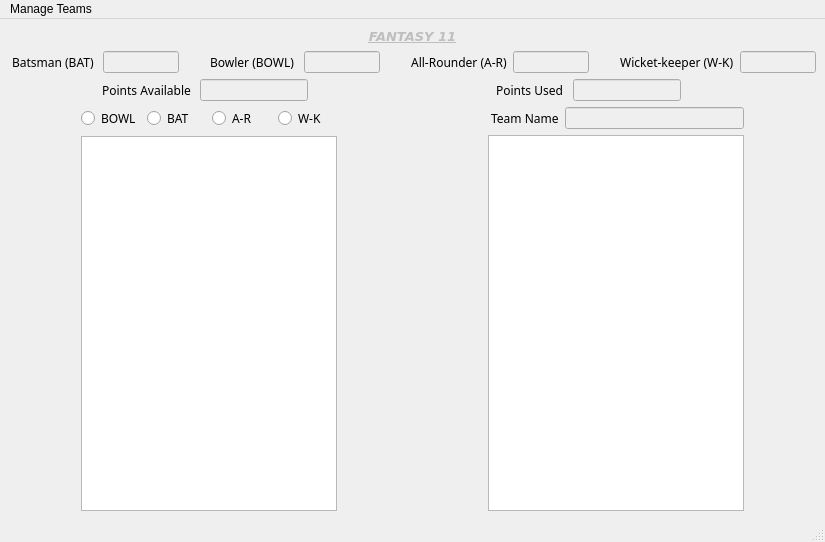
<?xml version="1.0" encoding="UTF-8"?>
<ui version="4.0">
 <class>MainWindow</class>
 <widget class="QMainWindow" name="MainWindow">
  <property name="geometry">
   <rect>
    <x>0</x>
    <y>0</y>
    <width>825</width>
    <height>542</height>
   </rect>
  </property>
  <property name="windowTitle">
   <string>MainWindow</string>
  </property>
  <widget class="QWidget" name="centralwidget">
   <layout class="QVBoxLayout" name="verticalLayout_4">
    <item>
     <layout class="QVBoxLayout" name="verticalLayout">
      <item>
       <widget class="QLabel" name="label">
        <property name="enabled">
         <bool>false</bool>
        </property>
        <property name="font">
         <font>
          <family>Verdana</family>
          <pointsize>10</pointsize>
          <weight>75</weight>
          <italic>true</italic>
          <bold>true</bold>
          <underline>true</underline>
         </font>
        </property>
        <property name="text">
         <string>FANTASY 11</string>
        </property>
        <property name="alignment">
         <set>Qt::AlignCenter</set>
        </property>
       </widget>
      </item>
      <item>
       <layout class="QHBoxLayout" name="horizontalLayout">
        <item>
         <widget class="QLabel" name="label_2">
          <property name="font">
           <font>
            <family>Arial Rounded MT Bold</family>
            <weight>50</weight>
            <bold>false</bold>
           </font>
          </property>
          <property name="text">
           <string> Batsman (BAT) </string>
          </property>
         </widget>
        </item>
        <item>
         <widget class="QLineEdit" name="l1">
          <property name="enabled">
           <bool>false</bool>
          </property>
         </widget>
        </item>
        <item>
         <spacer name="horizontalSpacer_15">
          <property name="orientation">
           <enum>Qt::Horizontal</enum>
          </property>
          <property name="sizeHint" stdset="0">
           <size>
            <width>40</width>
            <height>20</height>
           </size>
          </property>
         </spacer>
        </item>
        <item>
         <spacer name="horizontalSpacer_6">
          <property name="orientation">
           <enum>Qt::Horizontal</enum>
          </property>
          <property name="sizeHint" stdset="0">
           <size>
            <width>40</width>
            <height>20</height>
           </size>
          </property>
         </spacer>
        </item>
        <item>
         <spacer name="horizontalSpacer_3">
          <property name="orientation">
           <enum>Qt::Horizontal</enum>
          </property>
          <property name="sizeHint" stdset="0">
           <size>
            <width>40</width>
            <height>20</height>
           </size>
          </property>
         </spacer>
        </item>
        <item>
         <widget class="QLabel" name="label_3">
          <property name="font">
           <font>
            <family>Arial Rounded MT Bold</family>
           </font>
          </property>
          <property name="text">
           <string> Bowler (BOWL) </string>
          </property>
         </widget>
        </item>
        <item>
         <widget class="QLineEdit" name="l2">
          <property name="enabled">
           <bool>false</bool>
          </property>
         </widget>
        </item>
        <item>
         <spacer name="horizontalSpacer_7">
          <property name="orientation">
           <enum>Qt::Horizontal</enum>
          </property>
          <property name="sizeHint" stdset="0">
           <size>
            <width>40</width>
            <height>20</height>
           </size>
          </property>
         </spacer>
        </item>
        <item>
         <spacer name="horizontalSpacer_16">
          <property name="orientation">
           <enum>Qt::Horizontal</enum>
          </property>
          <property name="sizeHint" stdset="0">
           <size>
            <width>40</width>
            <height>20</height>
           </size>
          </property>
         </spacer>
        </item>
        <item>
         <spacer name="horizontalSpacer_17">
          <property name="orientation">
           <enum>Qt::Horizontal</enum>
          </property>
          <property name="sizeHint" stdset="0">
           <size>
            <width>40</width>
            <height>20</height>
           </size>
          </property>
         </spacer>
        </item>
        <item>
         <widget class="QLabel" name="label_4">
          <property name="font">
           <font>
            <family>Arial Rounded MT Bold</family>
           </font>
          </property>
          <property name="text">
           <string> All-Rounder (A-R)</string>
          </property>
         </widget>
        </item>
        <item>
         <widget class="QLineEdit" name="l3">
          <property name="enabled">
           <bool>false</bool>
          </property>
         </widget>
        </item>
        <item>
         <spacer name="horizontalSpacer_8">
          <property name="orientation">
           <enum>Qt::Horizontal</enum>
          </property>
          <property name="sizeHint" stdset="0">
           <size>
            <width>40</width>
            <height>20</height>
           </size>
          </property>
         </spacer>
        </item>
        <item>
         <spacer name="horizontalSpacer_21">
          <property name="orientation">
           <enum>Qt::Horizontal</enum>
          </property>
          <property name="sizeHint" stdset="0">
           <size>
            <width>40</width>
            <height>20</height>
           </size>
          </property>
         </spacer>
        </item>
        <item>
         <spacer name="horizontalSpacer_20">
          <property name="orientation">
           <enum>Qt::Horizontal</enum>
          </property>
          <property name="sizeHint" stdset="0">
           <size>
            <width>40</width>
            <height>20</height>
           </size>
          </property>
         </spacer>
        </item>
        <item>
         <widget class="QLabel" name="label_5">
          <property name="font">
           <font>
            <family>Arial Rounded MT Bold</family>
           </font>
          </property>
          <property name="text">
           <string> Wicket-keeper (W-K)</string>
          </property>
         </widget>
        </item>
        <item>
         <widget class="QLineEdit" name="l4">
          <property name="enabled">
           <bool>false</bool>
          </property>
         </widget>
        </item>
       </layout>
      </item>
     </layout>
    </item>
    <item>
     <layout class="QHBoxLayout" name="horizontalLayout_2">
      <item>
       <spacer name="horizontalSpacer_10">
        <property name="orientation">
         <enum>Qt::Horizontal</enum>
        </property>
        <property name="sizeHint" stdset="0">
         <size>
          <width>40</width>
          <height>20</height>
         </size>
        </property>
       </spacer>
      </item>
      <item>
       <spacer name="horizontalSpacer_9">
        <property name="orientation">
         <enum>Qt::Horizontal</enum>
        </property>
        <property name="sizeHint" stdset="0">
         <size>
          <width>40</width>
          <height>20</height>
         </size>
        </property>
       </spacer>
      </item>
      <item>
       <widget class="QLabel" name="label_6">
        <property name="font">
         <font>
          <family>Arial Rounded MT Bold</family>
         </font>
        </property>
        <property name="text">
         <string> Points Available </string>
        </property>
       </widget>
      </item>
      <item>
       <widget class="QLineEdit" name="l5">
        <property name="enabled">
         <bool>false</bool>
        </property>
       </widget>
      </item>
      <item>
       <spacer name="horizontalSpacer_22">
        <property name="orientation">
         <enum>Qt::Horizontal</enum>
        </property>
        <property name="sizeHint" stdset="0">
         <size>
          <width>40</width>
          <height>20</height>
         </size>
        </property>
       </spacer>
      </item>
      <item>
       <spacer name="horizontalSpacer_25">
        <property name="orientation">
         <enum>Qt::Horizontal</enum>
        </property>
        <property name="sizeHint" stdset="0">
         <size>
          <width>40</width>
          <height>20</height>
         </size>
        </property>
       </spacer>
      </item>
      <item>
       <spacer name="horizontalSpacer_18">
        <property name="orientation">
         <enum>Qt::Horizontal</enum>
        </property>
        <property name="sizeHint" stdset="0">
         <size>
          <width>40</width>
          <height>20</height>
         </size>
        </property>
       </spacer>
      </item>
      <item>
       <spacer name="horizontalSpacer_27">
        <property name="orientation">
         <enum>Qt::Horizontal</enum>
        </property>
        <property name="sizeHint" stdset="0">
         <size>
          <width>40</width>
          <height>20</height>
         </size>
        </property>
       </spacer>
      </item>
      <item>
       <widget class="QLabel" name="label_7">
        <property name="font">
         <font>
          <family>Arial Rounded MT Bold</family>
         </font>
        </property>
        <property name="text">
         <string> Points Used </string>
        </property>
       </widget>
      </item>
      <item>
       <widget class="QLineEdit" name="l6">
        <property name="enabled">
         <bool>false</bool>
        </property>
       </widget>
      </item>
      <item>
       <spacer name="horizontalSpacer_2">
        <property name="orientation">
         <enum>Qt::Horizontal</enum>
        </property>
        <property name="sizeHint" stdset="0">
         <size>
          <width>40</width>
          <height>20</height>
         </size>
        </property>
       </spacer>
      </item>
      <item>
       <spacer name="horizontalSpacer_12">
        <property name="orientation">
         <enum>Qt::Horizontal</enum>
        </property>
        <property name="sizeHint" stdset="0">
         <size>
          <width>40</width>
          <height>20</height>
         </size>
        </property>
       </spacer>
      </item>
      <item>
       <spacer name="horizontalSpacer_11">
        <property name="orientation">
         <enum>Qt::Horizontal</enum>
        </property>
        <property name="sizeHint" stdset="0">
         <size>
          <width>40</width>
          <height>20</height>
         </size>
        </property>
       </spacer>
      </item>
     </layout>
    </item>
    <item>
     <layout class="QHBoxLayout" name="horizontalLayout_3">
      <item>
       <spacer name="horizontalSpacer_4">
        <property name="orientation">
         <enum>Qt::Horizontal</enum>
        </property>
        <property name="sizeHint" stdset="0">
         <size>
          <width>40</width>
          <height>20</height>
         </size>
        </property>
       </spacer>
      </item>
      <item>
       <layout class="QVBoxLayout" name="verticalLayout_2">
        <item>
         <layout class="QHBoxLayout" name="horizontalLayout_4">
          <item>
           <widget class="QRadioButton" name="btn1">
            <property name="font">
             <font>
              <family>Arial Rounded MT Bold</family>
             </font>
            </property>
            <property name="text">
             <string>BOWL</string>
            </property>
           </widget>
          </item>
          <item>
           <widget class="QRadioButton" name="btn2">
            <property name="font">
             <font>
              <family>Arial Rounded MT Bold</family>
             </font>
            </property>
            <property name="text">
             <string>BAT</string>
            </property>
           </widget>
          </item>
          <item>
           <widget class="QRadioButton" name="btn3">
            <property name="font">
             <font>
              <family>Arial Rounded MT Bold</family>
             </font>
            </property>
            <property name="text">
             <string>A-R</string>
            </property>
           </widget>
          </item>
          <item>
           <widget class="QRadioButton" name="btn4">
            <property name="font">
             <font>
              <family>Arial Rounded MT Bold</family>
             </font>
            </property>
            <property name="text">
             <string>W-K</string>
            </property>
           </widget>
          </item>
         </layout>
        </item>
        <item>
         <widget class="QListWidget" name="list1"/>
        </item>
       </layout>
      </item>
      <item>
       <spacer name="horizontalSpacer">
        <property name="orientation">
         <enum>Qt::Horizontal</enum>
        </property>
        <property name="sizeHint" stdset="0">
         <size>
          <width>40</width>
          <height>20</height>
         </size>
        </property>
       </spacer>
      </item>
      <item>
       <spacer name="horizontalSpacer_19">
        <property name="orientation">
         <enum>Qt::Horizontal</enum>
        </property>
        <property name="sizeHint" stdset="0">
         <size>
          <width>40</width>
          <height>20</height>
         </size>
        </property>
       </spacer>
      </item>
      <item>
       <layout class="QVBoxLayout" name="verticalLayout_3">
        <item>
         <layout class="QHBoxLayout" name="horizontalLayout_5">
          <item>
           <widget class="QLabel" name="label_8">
            <property name="font">
             <font>
              <family>Arial Rounded MT Bold</family>
             </font>
            </property>
            <property name="text">
             <string> Team Name</string>
            </property>
           </widget>
          </item>
          <item>
           <widget class="QLineEdit" name="l7">
            <property name="enabled">
             <bool>false</bool>
            </property>
           </widget>
          </item>
         </layout>
        </item>
        <item>
         <widget class="QListWidget" name="list2"/>
        </item>
       </layout>
      </item>
      <item>
       <spacer name="horizontalSpacer_5">
        <property name="orientation">
         <enum>Qt::Horizontal</enum>
        </property>
        <property name="sizeHint" stdset="0">
         <size>
          <width>40</width>
          <height>20</height>
         </size>
        </property>
       </spacer>
      </item>
     </layout>
    </item>
   </layout>
  </widget>
  <widget class="QMenuBar" name="menubar">
   <property name="geometry">
    <rect>
     <x>0</x>
     <y>0</y>
     <width>825</width>
     <height>26</height>
    </rect>
   </property>
   <widget class="QMenu" name="menuManage_Teams">
    <property name="font">
     <font>
      <family>Arial</family>
      <weight>75</weight>
      <bold>true</bold>
     </font>
    </property>
    <property name="title">
     <string>Manage Teams</string>
    </property>
    <addaction name="actionNew_Team"/>
    <addaction name="separator"/>
    <addaction name="actionOpen_Team"/>
    <addaction name="separator"/>
    <addaction name="actionSave_Team"/>
    <addaction name="separator"/>
    <addaction name="actionEvaluate_Team"/>
    <addaction name="separator"/>
   </widget>
   <addaction name="menuManage_Teams"/>
  </widget>
  <widget class="QStatusBar" name="statusbar"/>
  <action name="actionNew_Team">
   <property name="text">
    <string>New Team</string>
   </property>
  </action>
  <action name="actionOpen_Team">
   <property name="text">
    <string>Open Team</string>
   </property>
  </action>
  <action name="actionSave_Team">
   <property name="text">
    <string>Save Team</string>
   </property>
  </action>
  <action name="actionEvaluate_Team">
   <property name="text">
    <string>Evaluate Team</string>
   </property>
  </action>
 </widget>
 <resources/>
 <connections/>
</ui>
